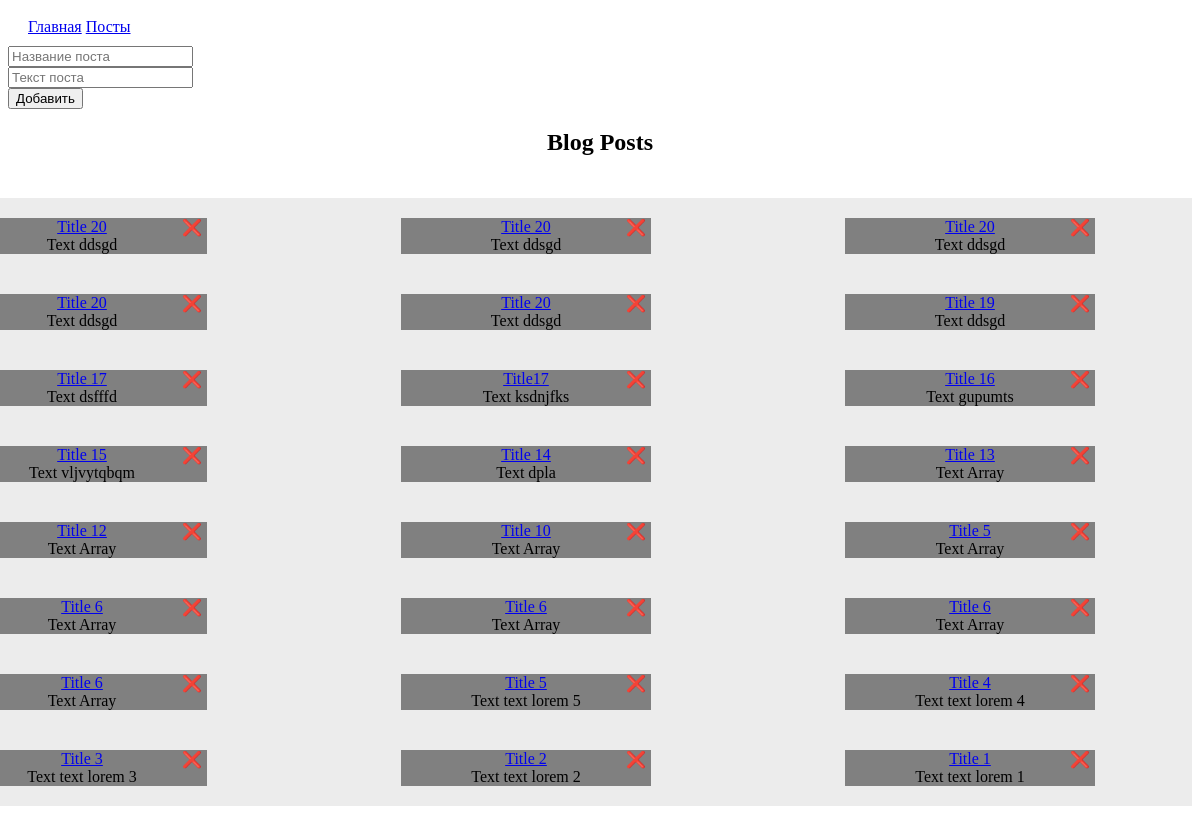
Before: / with the older database file.
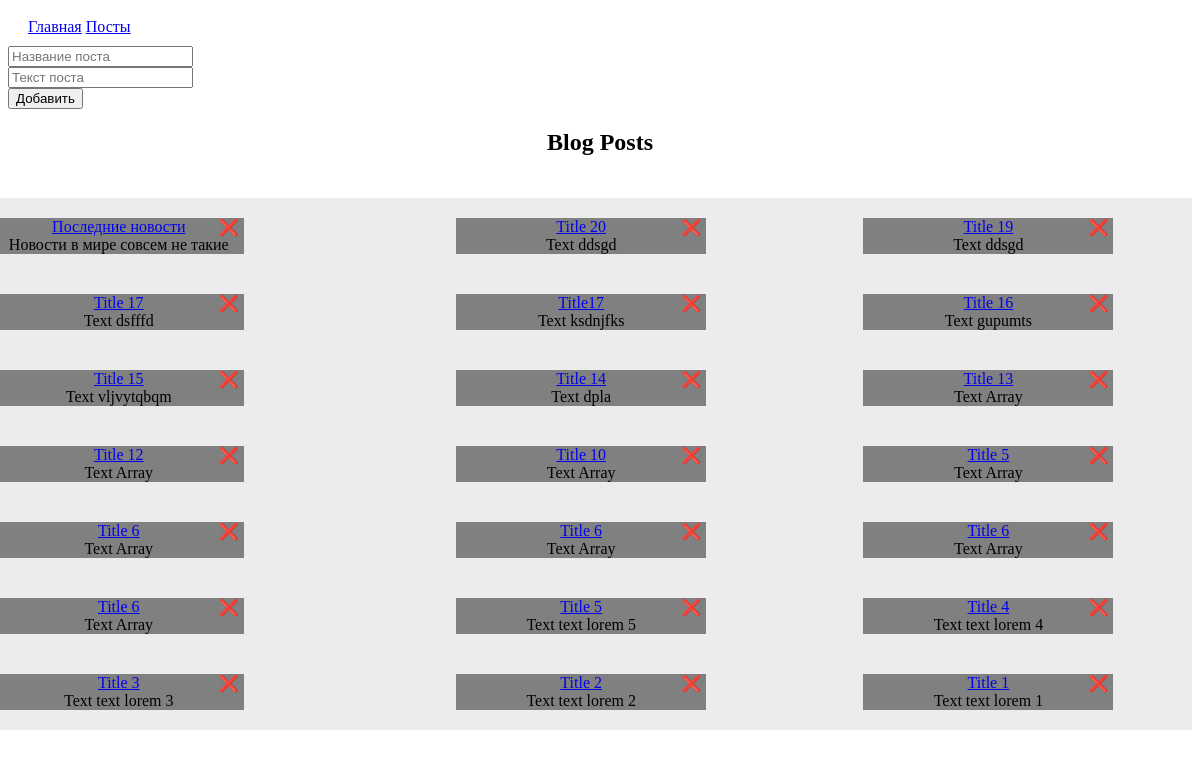
After: the same page with the newer database file.
### tables this page shows
CREATE TABLE `posts` (
	`id` INTEGER  PRIMARY KEY AUTOINCREMENT UNIQUE,
	`title` TEXT NOT NULL,
	`text` TEXT NOT NULL,
	`id_category` INTEGER,
	FOREIGN KEY(`id_category`) REFERENCES `categories`(`id`) ON DELETE RESTRICT);

### src/Model/Post.php (called while the page is built, shortened)
<?php
class Post extends Model
{
    protected static function getTableName():string
    {
        return "posts";
    }
}

### src/Model/DbModel.php (called while the page is built, shortened)
<?php
abstract class DbModel implements IModel
{
    public static function getAll()
    {
        $table = static::getTableName();
        $sql = "SELECT * FROM $table ORDER BY id DESC";
        return DataBase::getInstance()->queryAll($sql);
    }
}

### src/traits/TSingletone.php (called while the page is built, shortened)
<?php
trait TSingletone
{
    private static ?DataBase $instance = null;
    public static function getInstance()
    {
        if (is_null(static::$instance)) {
            static::$instance = new static();
        }
        return static::$instance;
    }
}

### src/core/DataBase.php (called while the page is built, shortened)
<?php
class DataBase
{
    private array $config = [
        'driver' => 'sqlite',
        'host' => 'localhost',
        'login' => '',
        'password' => '',
        'database' => 'database.db'
    ];
    private ?PDO $connection = null;
    private function getConnection(): PDO
    {
        if (is_null($this->connection)) {
            $this->connection = new PDO("{$this->config['driver']}:../{$this->config['database']}");
            $this->connection->setAttribute(PDO::ATTR_DEFAULT_FETCH_MODE, PDO::FETCH_ASSOC);
        }
        return $this->connection;
    }
    private function query(string $sql, array $params = []): PDOStatement
    {
        $pdoStatement = $this->getConnection()->prepare($sql);
        $pdoStatement->execute($params);
        return $pdoStatement;
    }
    public function queryAll($sql): bool|array
    {
        return $this->query($sql)->fetchAll();
    }
}

### src/core/Render.php (called while the page is built, shortened)
<?php
class Render implements IRender
{
    public function renderTemplate($template, $params = []): string
    {
        extract($params);
        include '../src/views/' . $template . ".php";
        return ob_get_clean();
    }
}

### src/views/posts/index.php (the view, shortened to what this page needs)
<!DOCTYPE html>
<html lang="en">
<head>
</head>
<body>
    <form action="/?c=posts&a=save" method="post">
        <input type="text" name="title" placeholder="Название поста" /><br />
        <input type="text" name="text" placeholder="Текст поста" /><br />
        <input type="submit" value="Добавить" />
    </form>
    <section style="text-align: center;
                    margin-top: 0;
                    margin-bottom: 0;">
        <h1>Blog Posts</h1>
        <div style="margin: 42px auto 0 calc(((100% - 1480px) / 2));
                    display: grid;
                    grid-template-columns: repeat(3, auto);
                    min-height: 100%;
                    background-color: #ececec;">
            <?php foreach ($posts as $post): ?>
                <div class="u-carousel-duration-750 u-carousel-right u-gallery u-layout-grid u-lightbox u-show-text-always u-thumbnails-position-bottom u-gallery-1" id="carousel-49c1" data-pswp-uid="1">
                    <div style=" text-align: center; background: grey; height: auto; max-width: 250px; margin: 20px auto">
                        <div style="display:inline; position:relative;">
                            <a href="/?c=posts&a=show&id=<?= $post['id'] ?>">
                                <span><?= $post['title'] ?></span>
                            </a>
                            <a href="/?c=posts&a=delete&id=<?= $post['id'] ?>">
                                <span style="position:absolute; padding:0 5px; right:0;">❌</span>
                            </a>
                            <div class="u-align-center u-over-slide u-over-slide-1">
                                <span><?= $post['text'] ?></span>
                            </div>
                        </div>
                    </div>
                </div>
            <?php endforeach; ?>
        </div>
    </section>
</body>
</html>

### public/index.php (shortened to what this page needs)
<?php
$controllerName = $_GET["c"] ?? 'posts';
$actionName = $_GET["a"] ?? 'index';
$controllerClass = "Sergey\\Oop\\controllers\\"  . ucfirst($controllerName) . "Controller";;
try {
    if (class_exists($controllerClass)) {
        $controller = new $controllerClass(new Render());
        $controller->runAction($actionName);
    } else {
        throw new Exception("Нет такого контроллера");
    }
} catch (Exception $ex) {
    echo $ex->getMessage();
}

### src/controllers/Controller.php (shortened to what this page needs)
<?php
abstract class Controller
{
    protected IRender $render;
    public function __construct(IRender $render)
    {
        $this->render = $render;
    }
    public function runAction($action)
    {
        $method = "action" . ucfirst($action);
        if (method_exists($this, $method)) {
            $this->$method();
        } else {
            echo "404!!! -> Нет такого ACtion";
        }
    }
    public function render($template, $params = []): string
    {
        return $this->renderTemplate('layouts/main', [
            'menu' => $this->renderTemplate('menu'),
            'content' => $this->renderTemplate($template, $params)
        ]);
    }
    public function renderTemplate($template, $params = [])
    {
        return $this->render->renderTemplate($template, $params);
    }
}

### src/controllers/PostsController.php (shortened to what this page needs)
<?php
class PostsController extends Controller
{
    public function actionIndex()
    {
        $posts = Post::getAll();
        $message = $_SESSION['message'] ?? null;
        echo $this->render('posts/index', [
            'posts' => $posts,
            'message' => $message
        ]);
    }
}

### src/views/menu.php
<a href="/">Главная</a>
<a href="/?c=posts">Посты</a>

### src/views/layouts/main.php (shortened to what this page needs)
<!DOCTYPE html>
<html lang="en">
<head>
</head>
<body>
    <div style="padding: 10px 20px;">
        <?= $menu ?>
    </div>
    <?= $content ?>
</body>
</html>

Changed rows visible on the page:
removed posts: title "Title 20", text "Text ddsgd"
removed posts: title "Title 20", text "Text ddsgd"
removed posts: title "Title 20", text "Text ddsgd"
removed posts: title "Title 20", text "Text ddsgd"
added posts: title "Последние новости", text "Новости в мире совсем не такие"
